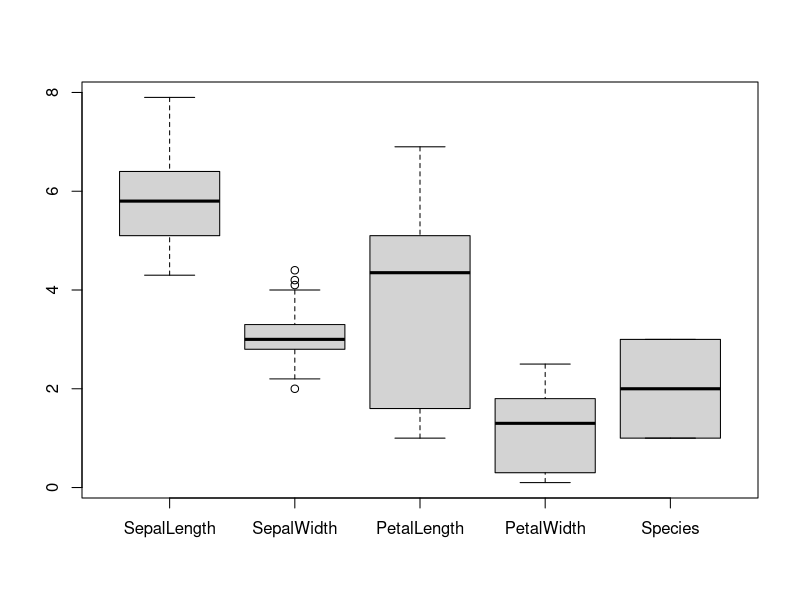

This figure's R source:
library(caret)
iris_1 <- read.csv("iris (1).csv",row.names = 1,stringsAsFactors = T)
iris_1
summary(iris_1)
View(iris_1)
boxplot(iris_1)
is.na(iris_1)
sapply